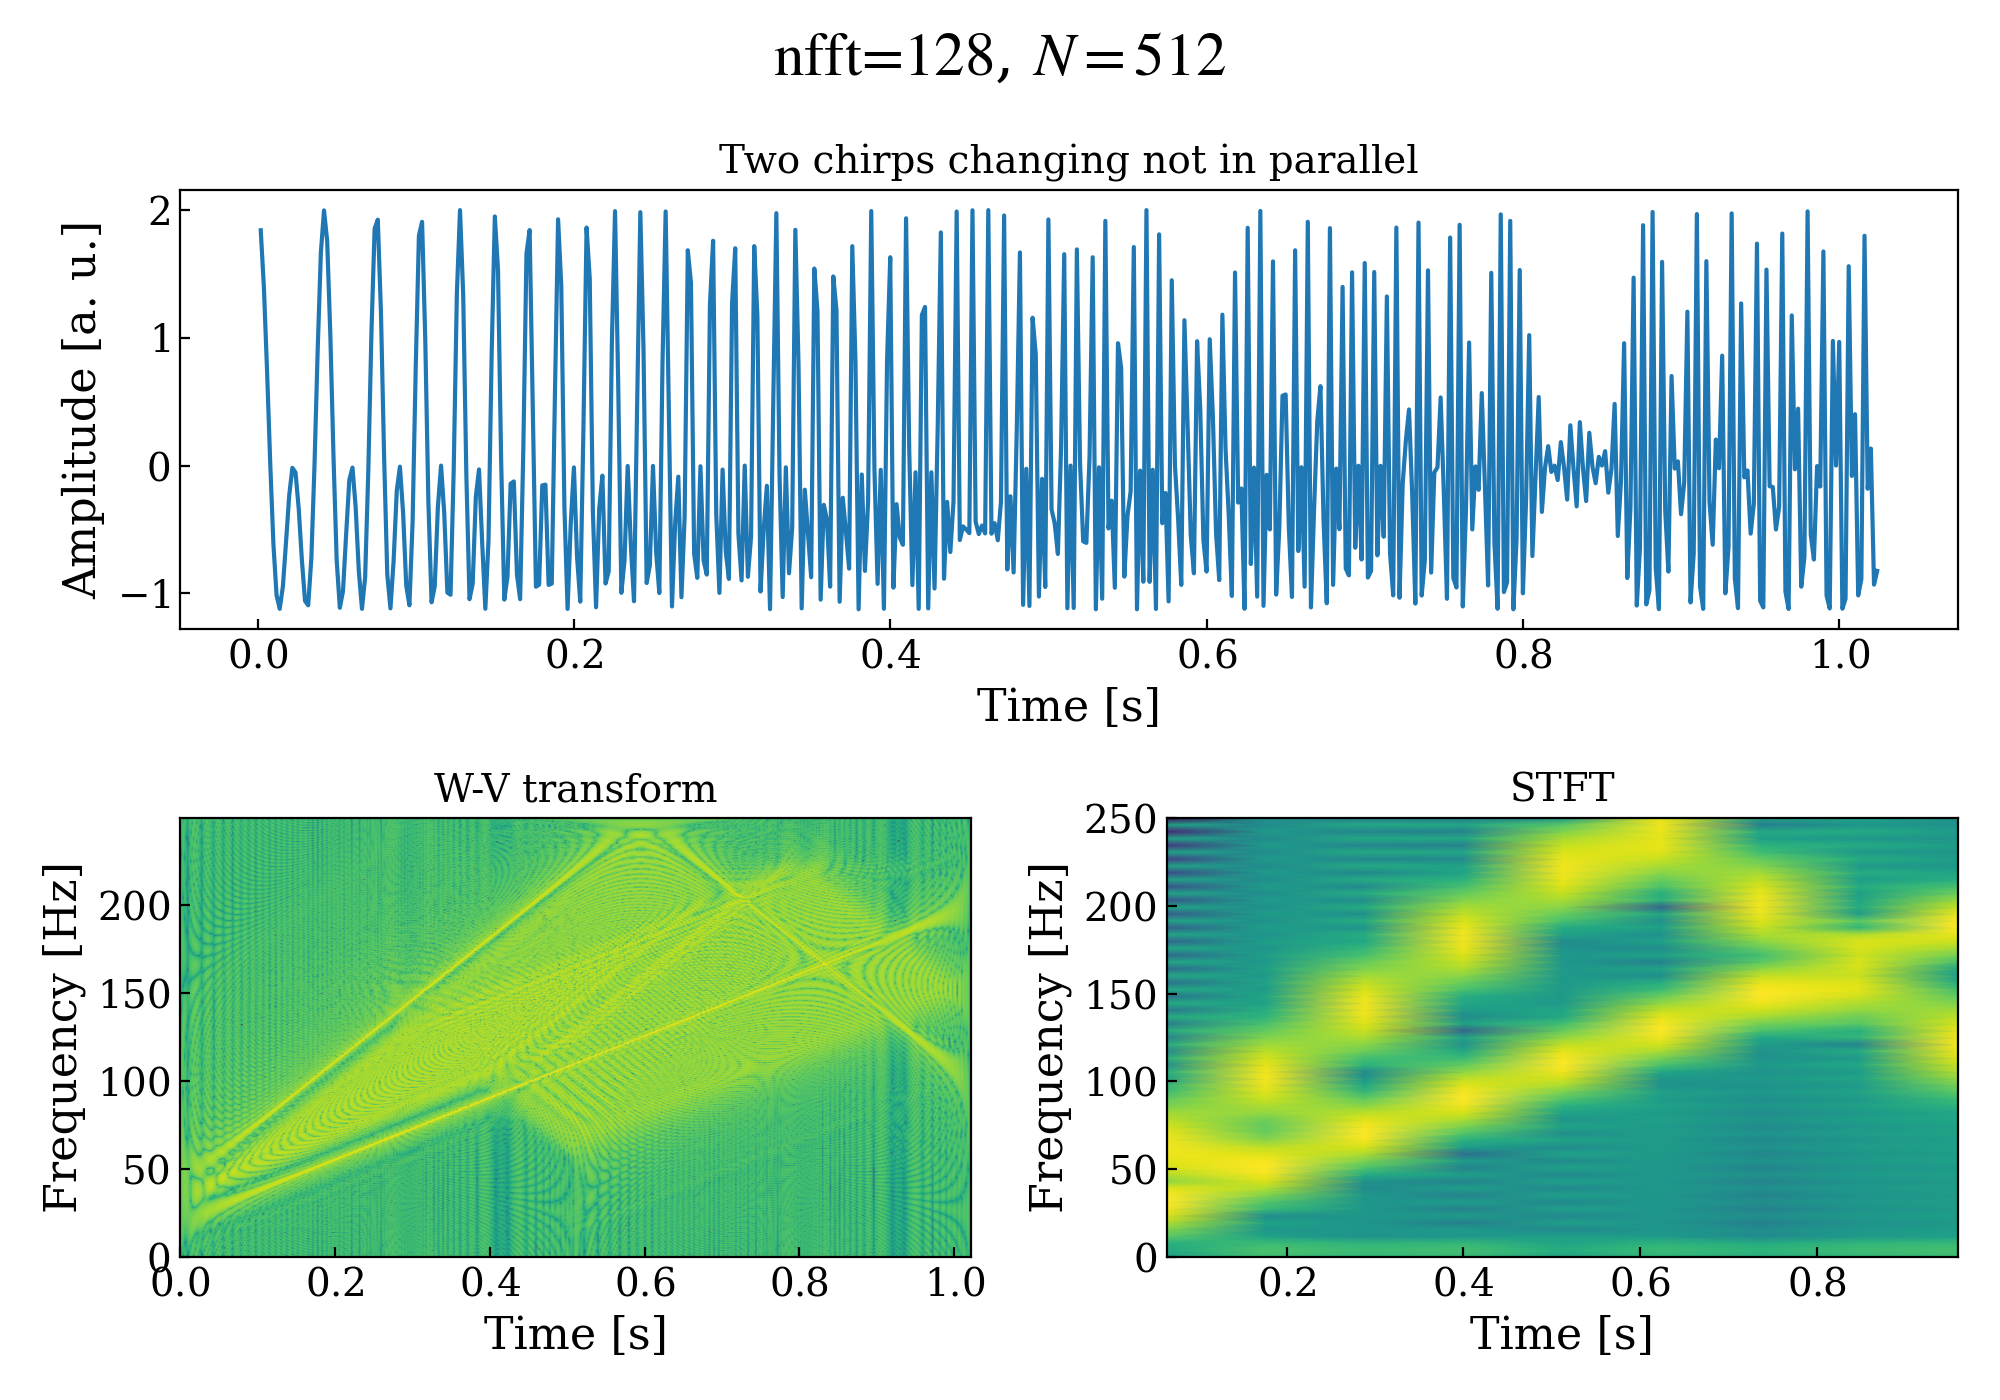

Reproduce this figure in Python.
from pathlib import Path

from matplotlib import pyplot as plt
from sat.common import set_custom_pyplot_styles

from sat.lab03.chirp import fs, get_chirp
from sat.lab03.stft_parallel import layout, wv_stft

if __name__ == "__main__":
    set_custom_pyplot_styles()

    N = 512
    nfft = 128
    f0 = 20
    f1 = 200

    time, chirp1 = get_chirp(N=N, f0=f0, f1=f1)
    _, chirp2 = get_chirp(N=N, f0=2 * f0, f1=2 * f1)
    wave = chirp1 + chirp2

    fig, top, wv, stft = layout()

    top.plot(time, wave)
    top.set_title("Two chirps changing not in parallel")
    top.set_xlabel("Time [s]")
    top.set_ylabel("Amplitude [a. u.]")

    wv_stft(
        wave=chirp1 + chirp2,
        fs=fs,
        wv=wv,
        stft=stft,
        nfft=nfft,
    )

    fig.suptitle(f"$\\text{{{nfft=}}}$, ${N=}$")

    fig.tight_layout()
    plt.savefig(Path(__file__).with_suffix(".png"))
    # plt.show()
